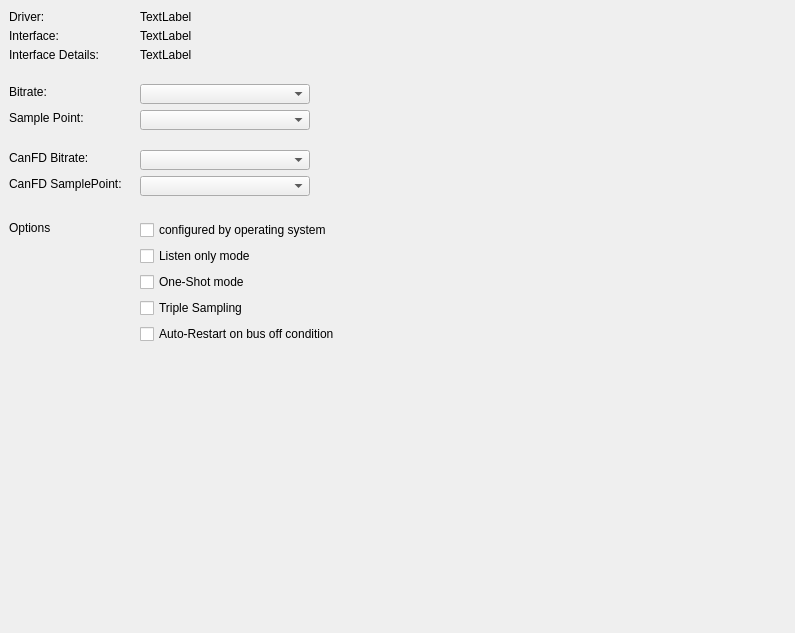
<?xml version="1.0" encoding="UTF-8"?>
<ui version="4.0">
 <class>GenericCanSetupPage</class>
 <widget class="QWidget" name="GenericCanSetupPage">
  <property name="geometry">
   <rect>
    <x>0</x>
    <y>0</y>
    <width>795</width>
    <height>633</height>
   </rect>
  </property>
  <property name="windowTitle">
   <string>Form</string>
  </property>
  <widget class="QLabel" name="label">
   <property name="geometry">
    <rect>
     <x>9</x>
     <y>9</y>
     <width>66</width>
     <height>16</height>
    </rect>
   </property>
   <property name="text">
    <string>Driver:</string>
   </property>
  </widget>
  <widget class="QLabel" name="laDriver">
   <property name="geometry">
    <rect>
     <x>140</x>
     <y>9</y>
     <width>610</width>
     <height>16</height>
    </rect>
   </property>
   <property name="text">
    <string>TextLabel</string>
   </property>
  </widget>
  <widget class="QLabel" name="label_3">
   <property name="geometry">
    <rect>
     <x>9</x>
     <y>28</y>
     <width>82</width>
     <height>16</height>
    </rect>
   </property>
   <property name="text">
    <string>Interface:</string>
   </property>
  </widget>
  <widget class="QLabel" name="laInterface">
   <property name="geometry">
    <rect>
     <x>140</x>
     <y>28</y>
     <width>610</width>
     <height>16</height>
    </rect>
   </property>
   <property name="text">
    <string>TextLabel</string>
   </property>
  </widget>
  <widget class="QLabel" name="label_5">
   <property name="geometry">
    <rect>
     <x>9</x>
     <y>47</y>
     <width>117</width>
     <height>16</height>
    </rect>
   </property>
   <property name="text">
    <string>Interface Details:</string>
   </property>
  </widget>
  <widget class="QLabel" name="laInterfaceDetails">
   <property name="geometry">
    <rect>
     <x>140</x>
     <y>47</y>
     <width>610</width>
     <height>16</height>
    </rect>
   </property>
   <property name="text">
    <string>TextLabel</string>
   </property>
  </widget>
  <widget class="QLabel" name="label_7">
   <property name="geometry">
    <rect>
     <x>9</x>
     <y>84</y>
     <width>69</width>
     <height>16</height>
    </rect>
   </property>
   <property name="text">
    <string>Bitrate:</string>
   </property>
  </widget>
  <widget class="QComboBox" name="cbBitrate">
   <property name="geometry">
    <rect>
     <x>140</x>
     <y>84</y>
     <width>170</width>
     <height>20</height>
    </rect>
   </property>
  </widget>
  <widget class="QLabel" name="label_8">
   <property name="geometry">
    <rect>
     <x>9</x>
     <y>110</y>
     <width>98</width>
     <height>16</height>
    </rect>
   </property>
   <property name="text">
    <string>Sample Point:</string>
   </property>
  </widget>
  <widget class="QComboBox" name="cbSamplePoint">
   <property name="geometry">
    <rect>
     <x>140</x>
     <y>110</y>
     <width>170</width>
     <height>20</height>
    </rect>
   </property>
  </widget>
  <widget class="QLabel" name="label_9">
   <property name="geometry">
    <rect>
     <x>9</x>
     <y>150</y>
     <width>104</width>
     <height>16</height>
    </rect>
   </property>
   <property name="text">
    <string>CanFD Bitrate:</string>
   </property>
  </widget>
  <widget class="QComboBox" name="cbBitrateFD">
   <property name="geometry">
    <rect>
     <x>140</x>
     <y>150</y>
     <width>170</width>
     <height>20</height>
    </rect>
   </property>
  </widget>
  <widget class="QLabel" name="label_10">
   <property name="geometry">
    <rect>
     <x>9</x>
     <y>176</y>
     <width>130</width>
     <height>16</height>
    </rect>
   </property>
   <property name="text">
    <string>CanFD SamplePoint:</string>
   </property>
  </widget>
  <widget class="QComboBox" name="cbSamplePointFD">
   <property name="geometry">
    <rect>
     <x>140</x>
     <y>176</y>
     <width>170</width>
     <height>20</height>
    </rect>
   </property>
  </widget>
  <widget class="QLabel" name="label_11">
   <property name="geometry">
    <rect>
     <x>9</x>
     <y>220</y>
     <width>41</width>
     <height>16</height>
    </rect>
   </property>
   <property name="text">
    <string>Options:</string>
   </property>
  </widget>
  <widget class="QWidget" name="verticalLayoutWidget">
   <property name="geometry">
    <rect>
     <x>140</x>
     <y>220</y>
     <width>411</width>
     <height>126</height>
    </rect>
   </property>
   <layout class="QVBoxLayout" name="vbOptions">
    <item>
     <widget class="QCheckBox" name="cbConfigOS">
      <property name="text">
       <string>configured by operating system</string>
      </property>
     </widget>
    </item>
    <item>
     <widget class="QCheckBox" name="cbListenOnly">
      <property name="text">
       <string>Listen only mode</string>
      </property>
     </widget>
    </item>
    <item>
     <widget class="QCheckBox" name="cbOneShot">
      <property name="text">
       <string>One-Shot mode</string>
      </property>
     </widget>
    </item>
    <item>
     <widget class="QCheckBox" name="cbTripleSampling">
      <property name="text">
       <string>Triple Sampling</string>
      </property>
     </widget>
    </item>
    <item>
     <widget class="QCheckBox" name="cbAutoRestart">
      <property name="text">
       <string>Auto-Restart on bus off condition</string>
      </property>
     </widget>
    </item>
   </layout>
  </widget>
 </widget>
 <resources/>
 <connections/>
</ui>
